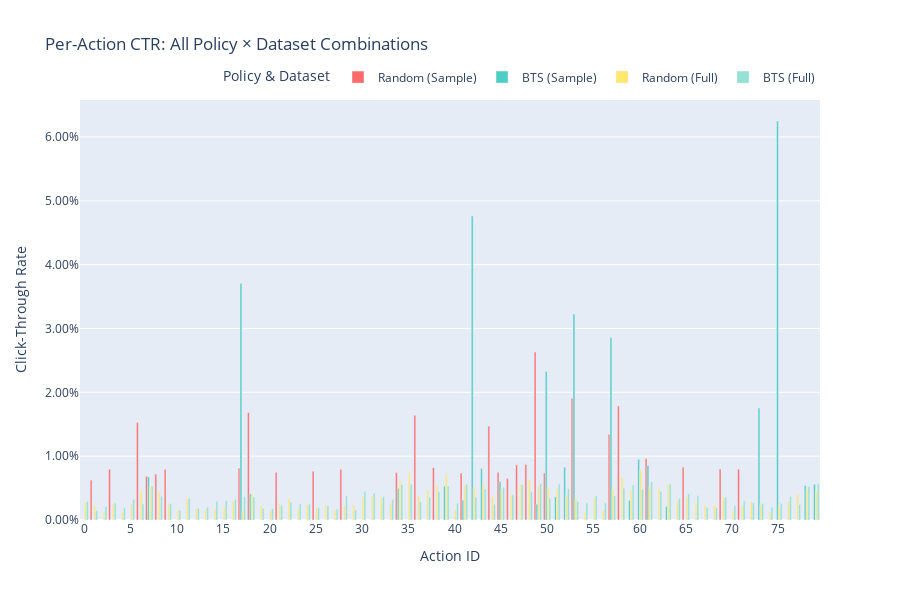

Notebook cell for this chart:
### Markdown cell above
## 6. Per-Action CTR Analysis & Visualization

Compare CTR distributions across actions for all policy × dataset combinations.

### Code cell
import plotly.express as px
import plotly.graph_objects as go

# Prepare per-action CTR data
if all(var in globals() for var in ['random_dl_detailed', 'bts_dl_detailed', 'random_full_detailed', 'bts_full_detailed']):
    
    def get_action_ctr(metrics_dict, policy, dataset):
        """Extract overall CTR per action (aggregate across positions)."""
        df = metrics_dict['detailed_df'].copy()
        ctr_cols = [col for col in df.columns if col.startswith('ctr_pos_')]
        clicks_cols = [col for col in df.columns if col.startswith('clicks_pos_')]
        impr_cols = [col for col in df.columns if col.startswith('impressions_pos_')]
        
        df['total_clicks'] = df[clicks_cols].sum(axis=1)
        df['total_impressions'] = df[impr_cols].sum(axis=1)
        df['overall_ctr'] = df['total_clicks'] / df['total_impressions'].replace(0, 1)
        df['policy'] = policy
        df['dataset'] = dataset
        df['policy_dataset'] = f"{policy} ({dataset})"
        
        return df[['action', 'overall_ctr', 'total_clicks', 'total_impressions', 'policy', 'dataset', 'policy_dataset']]
    
    # Combine all data
    combined_df = pd.concat([
        get_action_ctr(random_dl_detailed, 'Random', 'Sample'),
        get_action_ctr(bts_dl_detailed, 'BTS', 'Sample'),
        get_action_ctr(random_full_detailed, 'Random', 'Full'),
        get_action_ctr(bts_full_detailed, 'BTS', 'Full')
    ], ignore_index=True)
    
    # Visualization
    fig = px.bar(combined_df, 
                 x='action', 
                 y='overall_ctr',
                 color='policy_dataset',
                 barmode='group',
                 title='Per-Action CTR: All Policy × Dataset Combinations',
                 labels={'action': 'Action ID', 'overall_ctr': 'CTR', 'policy_dataset': 'Policy & Dataset'},
                 height=600,
                 color_discrete_map={
                     'Random (Sample)': '#FF6B6B',
                     'BTS (Sample)': '#4ECDC4',
                     'Random (Full)': '#FFE66D',
                     'BTS (Full)': '#95E1D3'
                 },
                 hover_data={'overall_ctr': ':.4f', 'total_clicks': ':,', 'total_impressions': ':,'})
    
    fig.update_xaxes(type='linear', dtick=5, title_text='Action ID')
    fig.update_yaxes(tickformat='.2%', title_text='Click-Through Rate')
    fig.update_layout(
        legend=dict(orientation="h", yanchor="bottom", y=1.02, xanchor="right", x=1),
        hovermode='x unified'
    )
    fig.show()
    
    # Summary statistics
    print("\n" + "="*70)
    print("PER-ACTION CTR SUMMARY STATISTICS")
    print("="*70)
    summary_stats = combined_df.groupby('policy_dataset').agg({
        'overall_ctr': ['mean', 'median', 'std'],
        'total_clicks': 'sum',
        'total_impressions': 'sum'
    }).round(6)
    display(summary_stats)
    
    # Top actions with highest BTS lift (Full dataset only)
    pivot_df = combined_df.pivot_table(index='action', columns='policy_dataset', values='overall_ctr').reset_index()
    if 'Random (Full)' in pivot_df.columns and 'BTS (Full)' in pivot_df.columns:
        pivot_df['lift'] = (pivot_df['BTS (Full)'] / pivot_df['Random (Full)'].replace(0, 1) - 1) * 100
        top_lifts = pivot_df.nlargest(10, 'lift')[['action', 'Random (Full)', 'BTS (Full)', 'lift']]
        top_lifts.columns = ['Action', 'Random CTR', 'BTS CTR', 'Lift (%)']
        
        print("\n" + "="*70)
        print("TOP 10 ACTIONS WITH HIGHEST BTS LIFT (Full Dataset)")
        print("="*70)
        display(top_lifts)
else:
    print("⚠️  Detailed data not available. Run Section 5 first.")

### Figure 1 — Plotly figure (JSON) as saved in the notebook; plotly's stock layout.template omitted (floating-point values rounded to 4 significant figures; data arrays with more than 128 entries replaced by an {"elided": "..."} marker saying what was removed)
{"data": [{"alignmentgroup": "True", "customdata": {"elided": "80x2 float values"}, "hovertemplate": "Policy & Dataset=Random (Sample)<br>Action ID=%{x}<br>CTR=%{y:.4f}<br>total_clicks=%{customdata[0]:,}<br>total_impressions=%{customdata[1]:,}<extra></extra>", "legendgroup": "Random (Sample)", "marker": {"color": "#FF6B6B", "pattern": {"shape": ""}}, "name": "Random (Sample)", "offsetgroup": "Random (Sample)", "orientation": "v", "showlegend": true, "textposition": "auto", "type": "bar", "x": [0, 1, 2, 3, 4, 5, 6, 7, 8, 9, 10, 11, 12, 13, 14, 15, 16, 17, 18, 19, 20, 21, 22, 23, 24, 25, 26, 27, 28, 29, 30, 31, 32, 33, 34, 35, 36, 37, 38, 39, 40, 41, 42, 43, 44, 45, 46, 47, 48, 49, 50, 51, 52, 53, 54, 55, 56, 57, 58, 59, 60, 61, 62, 63, 64, 65, 66, 67, 68, 69, 70, 71, 72, 73, 74, 75, 76, 77, 78, 79], "xaxis": "x", "y": [0.0, 0.00625, 0.0, 0.007937, 0.0, 0.0, 0.01527, 0.006849, 0.007194, 0.007937, 0.0, 0.0, 0.0, 0.0, 0.0, 0.0, 0.0, 0.00813, 0.01681, 0.0, 0.0, 0.007463, 0.0, 0.0, 0.0, 0.007634, 0.0, 0.0, 0.007937, 0.0, 0.0, 0.0, 0.0, 0.0, 0.007407, 0.0, 0.01639, 0.0, 0.008197, 0.0, 0.0, 0.007353, 0.0, 0.0, 0.01471, 0.007463, 0.006494, 0.008621, 0.008696, 0.02632, 0.007353, 0.0, 0.0, 0.01905, 0.0, 0.0, 0.0, 0.01342, 0.01786, 0.0, 0.0, 0.009615, 0.0, 0.0, 0.0, 0.008264, 0.0, 0.0, 0.0, 0.008, 0.0, 0.007937, 0.0, 0.0, 0.0, 0.0, 0.0, 0.0, 0.0, 0.0], "yaxis": "y"}, {"alignmentgroup": "True", "customdata": {"elided": "80x2 float values"}, "hovertemplate": "Policy & Dataset=BTS (Sample)<br>Action ID=%{x}<br>CTR=%{y:.4f}<br>total_clicks=%{customdata[0]:,}<br>total_impressions=%{customdata[1]:,}<extra></extra>", "legendgroup": "BTS (Sample)", "marker": {"color": "#4ECDC4", "pattern": {"shape": ""}}, "name": "BTS (Sample)", "offsetgroup": "BTS (Sample)", "orientation": "v", "showlegend": true, "textposition": "auto", "type": "bar", "x": [0, 1, 2, 3, 4, 5, 6, 7, 8, 9, 10, 11, 12, 13, 14, 15, 16, 17, 18, 19, 20, 21, 22, 23, 24, 25, 26, 27, 28, 29, 30, 31, 32, 33, 34, 35, 36, 37, 38, 39, 40, 41, 42, 43, 44, 45, 46, 47, 48, 49, 50, 51, 52, 53, 54, 55, 56, 57, 58, 59, 60, 61, 62, 63, 64, 65, 66, 67, 68, 69, 70, 71, 72, 73, 74, 75, 76, 77, 78, 79], "xaxis": "x", "y": [0.0, 0.0, 0.0, 0.0, 0.0, 0.0, 0.0, 0.006748, 0.0, 0.0, 0.0, 0.0, 0.0, 0.0, 0.0, 0.0, 0.0, 0.03704, 0.004098, 0.0, 0.0, 0.0, 0.0, 0.0, 0.0, 0.0, 0.0, 0.0, 0.0, 0.0, 0.0, 0.0, 0.0, 0.0, 0.00495, 0.0, 0.0, 0.0, 0.0, 0.005291, 0.0, 0.003106, 0.04762, 0.008065, 0.0, 0.006024, 0.0, 0.0, 0.0, 0.002451, 0.02326, 0.00362, 0.008264, 0.03226, 0.0, 0.0, 0.0, 0.02857, 0.0, 0.003072, 0.009479, 0.008523, 0.0, 0.002114, 0.0, 0.0, 0.0, 0.0, 0.0, 0.0, 0.0, 0.0, 0.0, 0.01754, 0.0, 0.0625, 0.0, 0.0, 0.005405, 0.005602], "yaxis": "y"}, {"alignmentgroup": "True", "customdata": {"elided": "80x2 float values"}, "hovertemplate": "Policy & Dataset=Random (Full)<br>Action ID=%{x}<br>CTR=%{y:.4f}<br>total_clicks=%{customdata[0]:,}<br>total_impressions=%{customdata[1]:,}<extra></extra>", "legendgroup": "Random (Full)", "marker": {"color": "#FFE66D", "pattern": {"shape": ""}}, "name": "Random (Full)", "offsetgroup": "Random (Full)", "orientation": "v", "showlegend": true, "textposition": "auto", "type": "bar", "x": [0, 1, 2, 3, 4, 5, 6, 7, 8, 9, 10, 11, 12, 13, 14, 15, 16, 17, 18, 19, 20, 21, 22, 23, 24, 25, 26, 27, 28, 29, 30, 31, 32, 33, 34, 35, 36, 37, 38, 39, 40, 41, 42, 43, 44, 45, 46, 47, 48, 49, 50, 51, 52, 53, 54, 55, 56, 57, 58, 59, 60, 61, 62, 63, 64, 65, 66, 67, 68, 69, 70, 71, 72, 73, 74, 75, 76, 77, 78, 79], "xaxis": "x", "y": [0.002718, 0.002214, 0.001272, 0.00257, 0.001148, 0.002471, 0.004557, 0.005252, 0.004396, 0.002549, 0.001534, 0.003407, 0.001758, 0.001654, 0.00174, 0.002116, 0.002915, 0.001437, 0.00407, 0.002337, 0.001423, 0.002559, 0.003356, 0.001722, 0.002488, 0.001926, 0.002325, 0.001467, 0.002196, 0.002322, 0.003592, 0.003768, 0.00338, 0.002594, 0.005994, 0.007442, 0.003806, 0.00461, 0.00536, 0.007071, 0.00161, 0.005463, 0.005033, 0.005518, 0.003608, 0.004672, 0.003932, 0.005595, 0.006274, 0.005357, 0.005108, 0.004912, 0.003854, 0.003287, 0.001225, 0.003383, 0.001469, 0.004801, 0.006681, 0.004641, 0.007841, 0.005191, 0.004967, 0.005633, 0.003004, 0.003623, 0.002784, 0.00223, 0.002359, 0.003564, 0.001366, 0.00226, 0.002923, 0.002334, 0.001283, 0.002109, 0.002942, 0.004035, 0.00479, 0.004552], "yaxis": "y"}, {"alignmentgroup": "True", "customdata": {"elided": "80x2 float values"}, "hovertemplate": "Policy & Dataset=BTS (Full)<br>Action ID=%{x}<br>CTR=%{y:.4f}<br>total_clicks=%{customdata[0]:,}<br>total_impressions=%{customdata[1]:,}<extra></extra>", "legendgroup": "BTS (Full)", "marker": {"color": "#95E1D3", "pattern": {"shape": ""}}, "name": "BTS (Full)", "offsetgroup": "BTS (Full)", "orientation": "v", "showlegend": true, "textposition": "auto", "type": "bar", "x": [0, 1, 2, 3, 4, 5, 6, 7, 8, 9, 10, 11, 12, 13, 14, 15, 16, 17, 18, 19, 20, 21, 22, 23, 24, 25, 26, 27, 28, 29, 30, 31, 32, 33, 34, 35, 36, 37, 38, 39, 40, 41, 42, 43, 44, 45, 46, 47, 48, 49, 50, 51, 52, 53, 54, 55, 56, 57, 58, 59, 60, 61, 62, 63, 64, 65, 66, 67, 68, 69, 70, 71, 72, 73, 74, 75, 76, 77, 78, 79], "xaxis": "x", "y": [0.002927, 0.001446, 0.002113, 0.002646, 0.001895, 0.003235, 0.002487, 0.005278, 0.003727, 0.002592, 0.001502, 0.003333, 0.001837, 0.002028, 0.002934, 0.003022, 0.003201, 0.003636, 0.003614, 0.001843, 0.001772, 0.002304, 0.002804, 0.002551, 0.002471, 0.001931, 0.002178, 0.001678, 0.003789, 0.001529, 0.004512, 0.004196, 0.003678, 0.003229, 0.005557, 0.005568, 0.00288, 0.003558, 0.004448, 0.005334, 0.002621, 0.005576, 0.003585, 0.00487, 0.002483, 0.005134, 0.003932, 0.005511, 0.004428, 0.005702, 0.003402, 0.005671, 0.004914, 0.002894, 0.002687, 0.003801, 0.002691, 0.003762, 0.004988, 0.005504, 0.004801, 0.005972, 0.004481, 0.00564, 0.003399, 0.004104, 0.003847, 0.001912, 0.001896, 0.0036, 0.002291, 0.003022, 0.002733, 0.002588, 0.002045, 0.002622, 0.003693, 0.002446, 0.005233, 0.00567], "yaxis": "y"}], "layout": {"barmode": "group", "height": 600, "hovermode": "x unified", "legend": {"orientation": "h", "title": {"text": "Policy & Dataset"}, "tracegroupgap": 0, "x": 1, "xanchor": "right", "y": 1.02, "yanchor": "bottom"}, "title": {"text": "Per-Action CTR: All Policy × Dataset Combinations"}, "xaxis": {"anchor": "y", "domain": [0, 1], "dtick": 5, "title": {"text": "Action ID"}, "type": "linear"}, "yaxis": {"anchor": "x", "domain": [0, 1], "tickformat": ".2%", "title": {"text": "Click-Through Rate"}}}}
